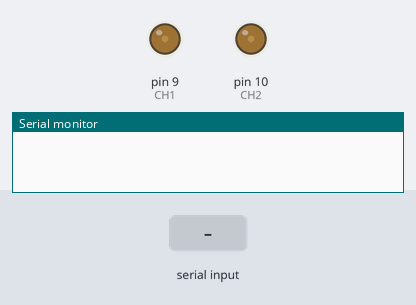
A sketch run on a simulated Arduino Uno, built with avr-gcc and run on an emulated ATmega328P. Parts: output pins drawn as LEDs (lit = HIGH), the last lines printed to the serial monitor. The inputs (shaded band) are chosen by the test bench.

Above: at 3.2 s.
3.3 s: "a90\n" received over Serial
At 4.3 s:
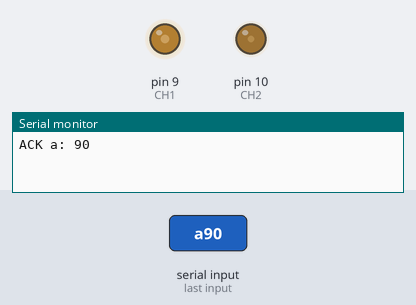
4.8 s: "s90\n" received over Serial
At 5.9 s:
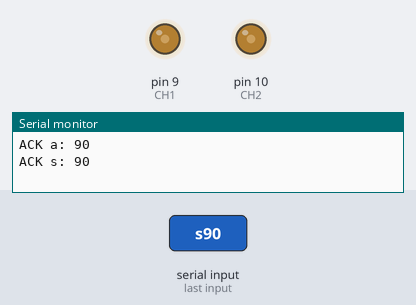
6.3 s: "a,45\n" received over Serial
At 6.6 s:
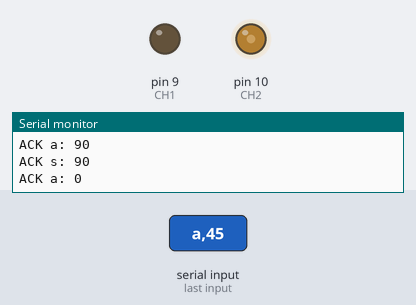
7.8 s: "a90\n" received over Serial
At 8.2 s:
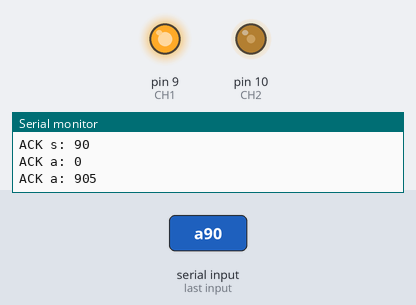
9.3 s: "s,45\n" received over Serial
At 9.7 s:
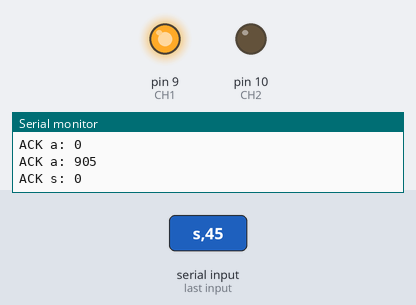
10.8 s: "s90\n" received over Serial
At 11.5 s:
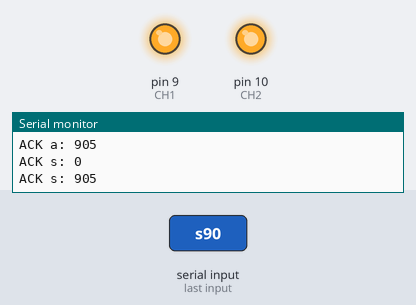
Timing chart, 0 to 13.3 s (numbered marks = the images above; inputs shaded):
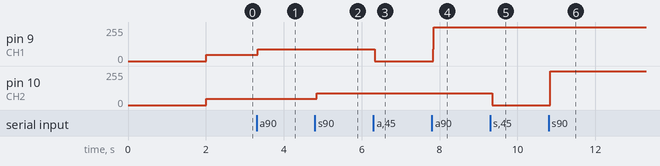

Measured:
- after the input at 3.3 s, pin 9 (CH1): 47/255 → 90/255 at once
- after the input at 4.8 s, pin 10 (CH2): 47/255 → 90/255 at once
- after the input at 6.3 s, pin 9 (CH1): 90/255 → 0/255 at once
- after the input at 7.8 s, pin 9 (CH1): 0/255 → 255/255 at once
- after the input at 9.3 s, pin 10 (CH2): 90/255 → 0/255 after 0.06 s
- after the input at 10.8 s, pin 10 (CH2): 0/255 → 255/255 at once

The sketch:

arduino-legacy.ino
```cpp
/**
 * Divides a given PWM pin frequency by a divisor.
 *
 * The resulting frequency is equal to the base frequency divided by
 * the given divisor:
 *   - Base frequencies:
 *      o The base frequency for pins 3, 9, 10, and 11 is 31250 Hz.
 *      o The base frequency for pins 5 and 6 is 62500 Hz.
 *   - Divisors:
 *      o The divisors available on pins 5, 6, 9 and 10 are: 1, 8, 64,
 *        256, and 1024.
 *      o The divisors available on pins 3 and 11 are: 1, 8, 32, 64,
 *        128, 256, and 1024.
 *
 * PWM frequencies are tied together in pairs of pins. If one in a
 * pair is changed, the other is also changed to match:
 *   - Pins 5 and 6 are paired on timer0
 *   - Pins 9 and 10 are paired on timer1
 *   - Pins 3 and 11 are paired on timer2
 *
 * Note that this function will have side effects on anything else
 * that uses timers:
 *   - Changes on pins 3, 5, 6, or 11 may cause the delay() and
 *     millis() functions to stop working. Other timing-related
 *     functions may also be affected.
 *   - Changes on pins 9 or 10 will cause the Servo library to function
 *     incorrectly.
 *
 * Thanks to macegr of the Arduino forums for his documentation of the
 * PWM frequency divisors. His post can be viewed at:
 *   http://forum.arduino.cc/index.php?topic=16612#msg121031
 */
const int CH1 = 9;
const int CH2 = 10;

int incomingByte = 0;
int ang=47;
int vel=47;

const int MAX_SIZE = 16;
char buffer[MAX_SIZE];
int count = 0;

void setPwmFrequency(int pin, int divisor) {
  byte mode;
  if(pin == 5 || pin == 6 || pin == 9 || pin == 10) {
    switch(divisor) {
      case 1: mode = 0x01; break;
      case 8: mode = 0x02; break;
      case 64: mode = 0x03; break;
      case 256: mode = 0x04; break;
      case 1024: mode = 0x05; break;
      default: return;
    }
    if(pin == 5 || pin == 6) {
      TCCR0B = TCCR0B & 0b11111000 | mode;
    } else {
      TCCR1B = TCCR1B & 0b11111000 | mode;
    }
  } else if(pin == 3 || pin == 11) {
    switch(divisor) {
      case 1: mode = 0x01; break;
      case 8: mode = 0x02; break;
      case 32: mode = 0x03; break;
      case 64: mode = 0x04; break;
      case 128: mode = 0x05; break;
      case 256: mode = 0x06; break;
      case 1024: mode = 0x07; break;
      default: return;
    }
    TCCR2B = TCCR2B & 0b11111000 | mode;
  }
}

void setAngle(int angle)
{
    ang=angle;
    Serial.print("ACK a: ");
    Serial.println(angle);
}

void setVelocity(int velocity)
{
    vel=velocity;
    Serial.print("ACK s: ");
    Serial.println(velocity);
}
void setup() {
  Serial.begin(9600);
  setPwmFrequency(CH1, 256);     // CH1: Stearing
  setPwmFrequency(CH2, 256);     // CH2: Speed Control
  delay(2000);
}

void loop() {
  if (Serial.available() > 0)
    {
        count = 0;
        //Serial.println("---SERIAL AVAILABLE---");
        while (Serial.available())
        {
            incomingByte = Serial.read();

            //Serial.println(char(incomingByte));

            delay(5);


            if (count >= MAX_SIZE-1)
            {
                count = 0;
                memset(&buffer[0], 0, sizeof(buffer));
                return;
            }

            buffer[count] = char(incomingByte);
            count++;
        }
        //buffer[count] = '\0';

        //Serial.print("buffer: ");
        //Serial.println(buffer);

        String b = (buffer);


        if (b.length() >= 3 && b.length() <= 5)
        {
            int value = 0;
            if (b.length() == 3)
            {
                char tmp[1];
                tmp[0] = b[1];
                value = atoi(tmp);
            }
            else if (b.length() == 4)
            {
                char tmp[2];
                tmp[0] = b[1];
                tmp[1] = b[2];
                value = atoi(tmp);
            }
            else if (b.length() == 5)
            {
                char tmp[3];
                tmp[0] = b[1];
                tmp[1] = b[2];
                tmp[2] = b[3];
                value = atoi(tmp);
            }


            if (b[0] == 'a')
            {
                setAngle(value);
            }
            else if (b[0] == 's')
            {
                setVelocity(value);
            }
        }
        else
        {
            Serial.println("ACK e");
        }


        memset(&buffer[0], 0, sizeof(buffer));
        count = 0;
    }

  analogWrite (CH1, ang); delay(10); //tweak delay time
  analogWrite (CH2, vel); delay(10); //tweek delay time
  //analogWrite (CH1, 32); delay(2000);       // Left    @1ms
  //analogWrite(CH1, 50);  delay(2000);       // Neutral @1.615ms
  //analogWrite(CH1, 62);  delay(2000);       // Right   @1.975ms

  //analogWrite (CH2, 32); delay(2000);       // Back    @1ms
  //analogWrite(CH2, 47);  delay(2000);       // Neutral @1.5ms
  //analogWrite(CH2, 65);  delay(2000);       // Forward @2ms
}
```
